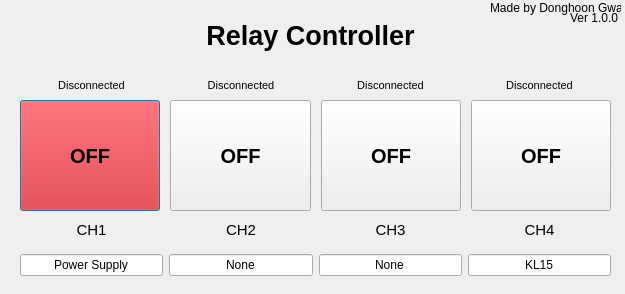
<?xml version="1.0" encoding="UTF-8"?>
<ui version="4.0">
 <class>Dialog</class>
 <widget class="QDialog" name="Dialog">
  <property name="geometry">
   <rect>
    <x>0</x>
    <y>0</y>
    <width>625</width>
    <height>294</height>
   </rect>
  </property>
  <property name="windowTitle">
   <string>Relay Controller</string>
  </property>
  <widget class="QLabel" name="Title_label">
   <property name="geometry">
    <rect>
     <x>0</x>
     <y>10</y>
     <width>621</width>
     <height>51</height>
    </rect>
   </property>
   <property name="font">
    <font>
     <pointsize>20</pointsize>
     <weight>75</weight>
     <bold>true</bold>
    </font>
   </property>
   <property name="layoutDirection">
    <enum>Qt::LeftToRight</enum>
   </property>
   <property name="text">
    <string>Relay Controller</string>
   </property>
   <property name="alignment">
    <set>Qt::AlignCenter</set>
   </property>
  </widget>
  <widget class="QWidget" name="horizontalLayoutWidget">
   <property name="geometry">
    <rect>
     <x>20</x>
     <y>100</y>
     <width>591</width>
     <height>111</height>
    </rect>
   </property>
   <layout class="QHBoxLayout" name="horizontalLayout">
    <property name="spacing">
     <number>10</number>
    </property>
    <item>
     <widget class="QPushButton" name="pushButton_ch1">
      <property name="sizePolicy">
       <sizepolicy hsizetype="Minimum" vsizetype="Expanding">
        <horstretch>0</horstretch>
        <verstretch>0</verstretch>
       </sizepolicy>
      </property>
      <property name="palette">
       <palette>
        <active>
         <colorrole role="Button">
          <brush brushstyle="SolidPattern">
           <color alpha="255">
            <red>240</red>
            <green>0</green>
            <blue>4</blue>
           </color>
          </brush>
         </colorrole>
         <colorrole role="Midlight">
          <brush brushstyle="SolidPattern">
           <color alpha="255">
            <red>227</red>
            <green>0</green>
            <blue>3</blue>
           </color>
          </brush>
         </colorrole>
        </active>
        <inactive>
         <colorrole role="Button">
          <brush brushstyle="SolidPattern">
           <color alpha="255">
            <red>240</red>
            <green>0</green>
            <blue>4</blue>
           </color>
          </brush>
         </colorrole>
         <colorrole role="Midlight">
          <brush brushstyle="SolidPattern">
           <color alpha="255">
            <red>227</red>
            <green>0</green>
            <blue>3</blue>
           </color>
          </brush>
         </colorrole>
        </inactive>
        <disabled>
         <colorrole role="Button">
          <brush brushstyle="SolidPattern">
           <color alpha="255">
            <red>240</red>
            <green>0</green>
            <blue>4</blue>
           </color>
          </brush>
         </colorrole>
         <colorrole role="Midlight">
          <brush brushstyle="SolidPattern">
           <color alpha="255">
            <red>227</red>
            <green>0</green>
            <blue>3</blue>
           </color>
          </brush>
         </colorrole>
        </disabled>
       </palette>
      </property>
      <property name="font">
       <font>
        <pointsize>15</pointsize>
        <weight>75</weight>
        <bold>true</bold>
       </font>
      </property>
      <property name="text">
       <string>OFF</string>
      </property>
      <property name="checkable">
       <bool>false</bool>
      </property>
     </widget>
    </item>
    <item>
     <widget class="QPushButton" name="pushButton_ch2">
      <property name="sizePolicy">
       <sizepolicy hsizetype="Minimum" vsizetype="Expanding">
        <horstretch>0</horstretch>
        <verstretch>0</verstretch>
       </sizepolicy>
      </property>
      <property name="font">
       <font>
        <pointsize>15</pointsize>
        <weight>75</weight>
        <bold>true</bold>
       </font>
      </property>
      <property name="text">
       <string>OFF</string>
      </property>
     </widget>
    </item>
    <item>
     <widget class="QPushButton" name="pushButton_ch3">
      <property name="sizePolicy">
       <sizepolicy hsizetype="Minimum" vsizetype="Expanding">
        <horstretch>0</horstretch>
        <verstretch>0</verstretch>
       </sizepolicy>
      </property>
      <property name="font">
       <font>
        <pointsize>15</pointsize>
        <weight>75</weight>
        <bold>true</bold>
       </font>
      </property>
      <property name="text">
       <string>OFF</string>
      </property>
     </widget>
    </item>
    <item>
     <widget class="QPushButton" name="pushButton_ch4">
      <property name="sizePolicy">
       <sizepolicy hsizetype="Minimum" vsizetype="Expanding">
        <horstretch>0</horstretch>
        <verstretch>0</verstretch>
       </sizepolicy>
      </property>
      <property name="font">
       <font>
        <pointsize>15</pointsize>
        <weight>75</weight>
        <bold>true</bold>
       </font>
      </property>
      <property name="text">
       <string>OFF</string>
      </property>
      <property name="iconSize">
       <size>
        <width>20</width>
        <height>20</height>
       </size>
      </property>
     </widget>
    </item>
   </layout>
  </widget>
  <widget class="QWidget" name="horizontalLayoutWidget_2">
   <property name="geometry">
    <rect>
     <x>20</x>
     <y>210</y>
     <width>591</width>
     <height>41</height>
    </rect>
   </property>
   <layout class="QHBoxLayout" name="horizontalLayout_2">
    <item>
     <widget class="QLabel" name="label_ch1_1">
      <property name="sizePolicy">
       <sizepolicy hsizetype="Preferred" vsizetype="Fixed">
        <horstretch>0</horstretch>
        <verstretch>0</verstretch>
       </sizepolicy>
      </property>
      <property name="font">
       <font>
        <pointsize>11</pointsize>
        <weight>50</weight>
        <bold>false</bold>
       </font>
      </property>
      <property name="text">
       <string>CH1</string>
      </property>
      <property name="alignment">
       <set>Qt::AlignCenter</set>
      </property>
     </widget>
    </item>
    <item>
     <widget class="QLabel" name="label_ch2_1">
      <property name="sizePolicy">
       <sizepolicy hsizetype="Preferred" vsizetype="Fixed">
        <horstretch>0</horstretch>
        <verstretch>0</verstretch>
       </sizepolicy>
      </property>
      <property name="font">
       <font>
        <pointsize>11</pointsize>
       </font>
      </property>
      <property name="text">
       <string>CH2</string>
      </property>
      <property name="alignment">
       <set>Qt::AlignCenter</set>
      </property>
     </widget>
    </item>
    <item>
     <widget class="QLabel" name="label_ch3_1">
      <property name="sizePolicy">
       <sizepolicy hsizetype="Preferred" vsizetype="Fixed">
        <horstretch>0</horstretch>
        <verstretch>0</verstretch>
       </sizepolicy>
      </property>
      <property name="font">
       <font>
        <pointsize>11</pointsize>
       </font>
      </property>
      <property name="text">
       <string>CH3</string>
      </property>
      <property name="alignment">
       <set>Qt::AlignCenter</set>
      </property>
     </widget>
    </item>
    <item>
     <widget class="QLabel" name="label_ch4_1">
      <property name="sizePolicy">
       <sizepolicy hsizetype="Preferred" vsizetype="Fixed">
        <horstretch>0</horstretch>
        <verstretch>0</verstretch>
       </sizepolicy>
      </property>
      <property name="font">
       <font>
        <pointsize>11</pointsize>
       </font>
      </property>
      <property name="text">
       <string>CH4</string>
      </property>
      <property name="alignment">
       <set>Qt::AlignCenter</set>
      </property>
     </widget>
    </item>
   </layout>
  </widget>
  <widget class="QWidget" name="horizontalLayoutWidget_3">
   <property name="geometry">
    <rect>
     <x>20</x>
     <y>250</y>
     <width>591</width>
     <height>31</height>
    </rect>
   </property>
   <layout class="QHBoxLayout" name="horizontalLayout_5">
    <item>
     <widget class="QLineEdit" name="lineEdit">
      <property name="font">
       <font>
        <pointsize>9</pointsize>
       </font>
      </property>
      <property name="text">
       <string>Power Supply</string>
      </property>
      <property name="alignment">
       <set>Qt::AlignCenter</set>
      </property>
     </widget>
    </item>
    <item>
     <widget class="QLineEdit" name="lineEdit_2">
      <property name="font">
       <font>
        <pointsize>9</pointsize>
       </font>
      </property>
      <property name="text">
       <string>None</string>
      </property>
      <property name="alignment">
       <set>Qt::AlignCenter</set>
      </property>
     </widget>
    </item>
    <item>
     <widget class="QLineEdit" name="lineEdit_3">
      <property name="font">
       <font>
        <pointsize>9</pointsize>
       </font>
      </property>
      <property name="text">
       <string>None</string>
      </property>
      <property name="alignment">
       <set>Qt::AlignCenter</set>
      </property>
     </widget>
    </item>
    <item>
     <widget class="QLineEdit" name="lineEdit_4">
      <property name="font">
       <font>
        <pointsize>9</pointsize>
       </font>
      </property>
      <property name="text">
       <string>KL15</string>
      </property>
      <property name="alignment">
       <set>Qt::AlignCenter</set>
      </property>
     </widget>
    </item>
   </layout>
  </widget>
  <widget class="QWidget" name="horizontalLayoutWidget_4">
   <property name="geometry">
    <rect>
     <x>20</x>
     <y>70</y>
     <width>591</width>
     <height>31</height>
    </rect>
   </property>
   <layout class="QHBoxLayout" name="horizontalLayout_6">
    <item>
     <widget class="QLabel" name="label_ch1_3">
      <property name="sizePolicy">
       <sizepolicy hsizetype="Preferred" vsizetype="Fixed">
        <horstretch>0</horstretch>
        <verstretch>0</verstretch>
       </sizepolicy>
      </property>
      <property name="font">
       <font>
        <pointsize>8</pointsize>
       </font>
      </property>
      <property name="text">
       <string>Disconnected</string>
      </property>
      <property name="alignment">
       <set>Qt::AlignCenter</set>
      </property>
     </widget>
    </item>
    <item>
     <widget class="QLabel" name="label_ch2_3">
      <property name="sizePolicy">
       <sizepolicy hsizetype="Preferred" vsizetype="Fixed">
        <horstretch>0</horstretch>
        <verstretch>0</verstretch>
       </sizepolicy>
      </property>
      <property name="font">
       <font>
        <pointsize>8</pointsize>
       </font>
      </property>
      <property name="text">
       <string>Disconnected</string>
      </property>
      <property name="alignment">
       <set>Qt::AlignCenter</set>
      </property>
     </widget>
    </item>
    <item>
     <widget class="QLabel" name="label_ch3_3">
      <property name="sizePolicy">
       <sizepolicy hsizetype="Preferred" vsizetype="Fixed">
        <horstretch>0</horstretch>
        <verstretch>0</verstretch>
       </sizepolicy>
      </property>
      <property name="font">
       <font>
        <pointsize>8</pointsize>
       </font>
      </property>
      <property name="text">
       <string>Disconnected</string>
      </property>
      <property name="alignment">
       <set>Qt::AlignCenter</set>
      </property>
     </widget>
    </item>
    <item>
     <widget class="QLabel" name="label_ch4_3">
      <property name="sizePolicy">
       <sizepolicy hsizetype="Preferred" vsizetype="Fixed">
        <horstretch>0</horstretch>
        <verstretch>0</verstretch>
       </sizepolicy>
      </property>
      <property name="font">
       <font>
        <pointsize>8</pointsize>
       </font>
      </property>
      <property name="text">
       <string>Disconnected</string>
      </property>
      <property name="alignment">
       <set>Qt::AlignCenter</set>
      </property>
     </widget>
    </item>
   </layout>
  </widget>
  <widget class="QLabel" name="label">
   <property name="geometry">
    <rect>
     <x>570</x>
     <y>10</y>
     <width>55</width>
     <height>16</height>
    </rect>
   </property>
   <property name="text">
    <string>Ver 1.0.0</string>
   </property>
  </widget>
  <widget class="QLabel" name="label_2">
   <property name="geometry">
    <rect>
     <x>490</x>
     <y>0</y>
     <width>131</width>
     <height>16</height>
    </rect>
   </property>
   <property name="text">
    <string>Made by Donghoon Gwag</string>
   </property>
  </widget>
 </widget>
 <resources/>
 <connections/>
</ui>
